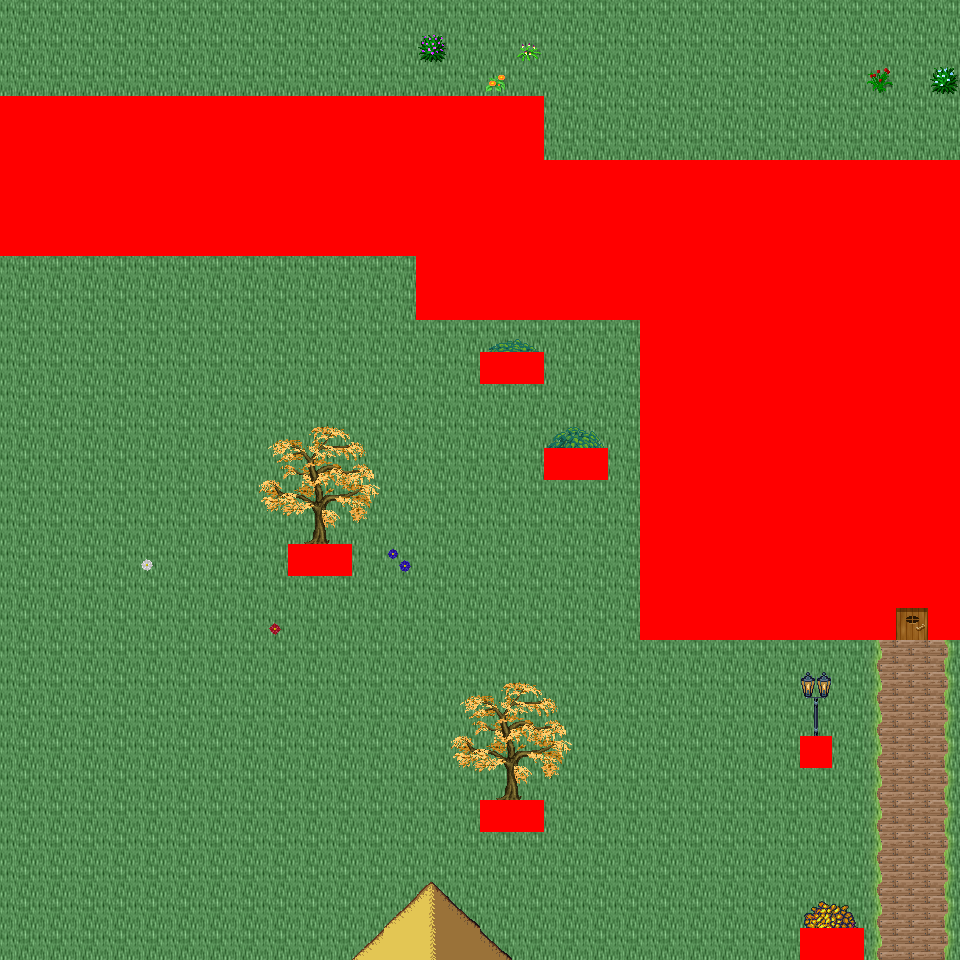

This game map was drawn from its Tiled (.tmx) file and the tilesets committed beside it. A one-line description and the trimmed map source follow:
An orthogonal 30x30 tile map with 32x32 px tiles, 6 tile layers (Ground, Object, Object2, Above, ...), 46 tilesets and 4 objects (4x mapExit).

<map version="1.0" orientation="orthogonal" renderorder="right-down" width="30" height="30" tilewidth="32" tileheight="32" nextobjectid="5">
  <tileset firstgid="1" name="tileset_logic_collision" tilewidth="32" tileheight="32" tilecount="1" columns="1">
    <image source="../drawable/tileset_logic_collision.png" width="32" height="32" />
  </tileset>
  <tileset firstgid="2" name="tileset_ground_ground" tilewidth="32" tileheight="32" tilecount="33" columns="3">
    <image source="../drawable/tileset_ground_ground.png" width="96" height="352" />
  </tileset>
  <tileset firstgid="35" name="tileset_building_castle" tilewidth="32" tileheight="32" tilecount="320" columns="20">
    <image source="../drawable/tileset_building_castle.png" width="640" height="512" />
  </tileset>
  <tileset firstgid="355" name="tileset_item_weapon_cannon" tilewidth="32" tileheight="32" tilecount="12" columns="3">
    <image source="../drawable/tileset_item_weapon_cannon.png" width="96" height="128" />
  </tileset>
  <tileset firstgid="367" name="tileset_item_pot_barrels_1" tilewidth="32" tileheight="32" tilecount="8" columns="4">
    <image source="../drawable/tileset_item_pot_barrels_1.png" width="128" height="64" />
  </tileset>
  <tileset firstgid="375" name="tileset_building_door_door" tilewidth="32" tileheight="32" tilecount="6" columns="3">
    <image source="../drawable/tileset_building_door_door.png" width="96" height="64" />
  </tileset>
  <tileset firstgid="381" name="tileset_building_door_closed" tilewidth="32" tileheight="32" tilecount="1" columns="1">
    <image source="../drawable/tileset_building_door_closed.png" width="32" height="32" />
  </tileset>
  <tileset firstgid="382" name="tileset_building_window_window_centered" tilewidth="32" tileheight="32" tilecount="1" columns="1">
    <image source="../drawable/tileset_building_window_window_centered.png" width="32" height="32" />
  </tileset>
  <tileset firstgid="383" name="tileset_building_decoration_chimney_big" tilewidth="32" tileheight="32" tilecount="2" columns="1">
    <image source="../drawable/tileset_building_decoration_chimney_big.png" width="32" height="64" />
  </tileset>
  <tileset firstgid="385" name="tileset_ground_grass_corners" tilewidth="32" tileheight="32" tilecount="24" columns="6">
    <image source="../drawable/tileset_ground_grass_corners.png" width="192" height="128" />
  </tileset>
  <tileset firstgid="409" name="tileset_ground_grass_edges" tilewidth="32" tileheight="32" tilecount="36" columns="12">
    <image source="../drawable/tileset_ground_grass_edges.png" width="384" height="96" />
  </tileset>
  <tileset firstgid="445" name="tileset_item_statue_lion_statues" tilewidth="32" tileheight="32" tilecount="8" columns="2">
    <image source="../drawable/tileset_item_statue_lion_statues.png" width="64" height="128" />
  </tileset>
  <tileset firstgid="453" name="tileset_item_statue_girl_with_bird" tilewidth="32" tileheight="32" tilecount="12" columns="4">
    <image source="../drawable/tileset_item_statue_girl_with_bird.png" width="128" height="96" />
  </tileset>
  <tileset firstgid="465" name="tileset_furniture_light_lamp_blue" tilewidth="32" tileheight="32" tilecount="3" columns="1">
    <image source="../drawable/tileset_furniture_light_lamp_blue.png" width="32" height="96" />
  </tileset>
  <tileset firstgid="468" name="tileset_light_dim_light_7x5" tilewidth="32" tileheight="32" tilecount="35" columns="7">
    <image source="../drawable/tileset_light_dim_light_7x5.png" width="224" height="160" />
  </tileset>
  <tileset firstgid="503" name="tileset_plant_flower_daisy_blue" tilewidth="32" tileheight="32" tilecount="8" columns="2">
    <image source="../drawable/tileset_plant_flower_daisy_blue.png" width="64" height="128" />
  </tileset>
  <tileset firstgid="511" name="tileset_plant_flower_daisy_red" tilewidth="32" tileheight="32" tilecount="8" columns="2">
    <image source="../drawable/tileset_plant_flower_daisy_red.png" width="64" height="128" />
  </tileset>
  <tileset firstgid="519" name="tileset_plant_flower_daisy_white" tilewidth="32" tileheight="32" tilecount="8" columns="2">
    <image source="../drawable/tileset_plant_flower_daisy_white.png" width="64" height="128" />
  </tileset>
  <tileset firstgid="527" name="tileset_plant_flower_daisy_yellow" tilewidth="32" tileheight="32" tilecount="8" columns="2">
    <image source="../drawable/tileset_plant_flower_daisy_yellow.png" width="64" height="128" />
  </tileset>
  <tileset firstgid="535" name="tileset_plant_tree_fall_trees" tilewidth="32" tileheight="32" tilecount="40" columns="8">
    <image source="../drawable/tileset_plant_tree_fall_trees.png" width="256" height="160" />
  </tileset>
  <tileset firstgid="575" name="tileset_plant_tree_oak_tree" tilewidth="32" tileheight="32" tilecount="20" columns="4">
    <image source="../drawable/tileset_plant_tree_oak_tree.png" width="128" height="160" />
  </tileset>
  <tileset firstgid="595" name="tileset_plant_tree_chestnut_tree" tilewidth="32" tileheight="32" tilecount="20" columns="4">
    <image source="../drawable/tileset_plant_tree_chestnut_tree.png" width="128" height="160" />
  </tileset>
  <tileset firstgid="615" name="tileset_plant_tree_locust_tree" tilewidth="32" tileheight="32" tilecount="20" columns="4">
    <image source="../drawable/tileset_plant_tree_locust_tree.png" width="128" height="160" />
  </tileset>
  <tileset firstgid="635" name="tileset_logic_protection" tilewidth="32" tileheight="32" tilecount="2" columns="2">
    <image source="../drawable/tileset_logic_protection.png" width="64" height="32" />
  </tileset>
  <tileset firstgid="637" name="tileset_plant_bush_hosta" tilewidth="32" tileheight="32" tilecount="9" columns="3">
    <image source="../drawable/tileset_plant_bush_hosta.png" width="96" height="96" />
  </tileset>
  <tileset firstgid="646" name="tileset_plant_flower_flowers_mixed" tilewidth="32" tileheight="32" tilecount="16" columns="4">
    <image source="../drawable/tileset_plant_flower_flowers_mixed.png" width="128" height="128" />
  </tileset>
  <tileset firstgid="662" name="tileset_plant_flower_red_blue_clusters" tilewidth="32" tileheight="32" tilecount="4" columns="1">
    <image source="../drawable/tileset_plant_flower_red_blue_clusters.png" width="32" height="128" />
  </tileset>
  <tileset firstgid="666" name="tileset_furniture_chair_bench_iron" tilewidth="32" tileheight="32" tilecount="4" columns="2">
    <image source="../drawable/tileset_furniture_chair_bench_iron.png" width="64" height="64" />
  </tileset>
  <tileset firstgid="670" name="tileset_plant_stump_stump_pale_purple" tilewidth="32" tileheight="32" tilecount="4" columns="2">
    <image source="../drawable/tileset_plant_stump_stump_pale_purple.png" width="64" height="64" />
  </tileset>
  <tileset firstgid="674" name="tileset_plant_stump_small_stump" tilewidth="32" tileheight="32" tilecount="4" columns="2">
    <image source="../drawable/tileset_plant_stump_small_stump.png" width="64" height="64" />
  </tileset>
  <tileset firstgid="678" name="tileset_building_decoration_banner" tilewidth="32" tileheight="32" tilecount="12" columns="1">
    <image source="../drawable/tileset_building_decoration_banner.png" width="32" height="384" />
  </tileset>
  <tileset firstgid="690" name="tileset_building_decoration_chimney" tilewidth="32" tileheight="32" tilecount="2" columns="1">
    <image source="../drawable/tileset_building_decoration_chimney.png" width="32" height="64" />
  </tileset>
  <tileset firstgid="692" name="tileset_plant_flower_vines_flowered" tilewidth="32" tileheight="32" tilecount="9" columns="3">
    <image source="../drawable/tileset_plant_flower_vines_flowered.png" width="96" height="96" />
  </tileset>
  <tileset firstgid="701" name="tileset_building_decoration_library_banner" tilewidth="32" tileheight="32" tilecount="6" columns="3">
    <image source="../drawable/tileset_building_decoration_library_banner.png" width="96" height="64" />
  </tileset>
  <tileset firstgid="707" name="tileset_logic_portal" tilewidth="32" tileheight="32" tilecount="24" columns="8">
    <image source="../drawable/tileset_logic_portal.png" width="256" height="96" />
  </tileset>
  <tileset firstgid="731" name="tileset_building_cottage" tilewidth="32" tileheight="32" tilecount="256" columns="16">
    <image source="../drawable/tileset_building_cottage.png" width="512" height="512" />
  </tileset>
  <tileset firstgid="987" name="tileset_building_roof_thatched_roof" tilewidth="32" tileheight="32" tilecount="256" columns="16">
    <image source="../drawable/tileset_building_roof_thatched_roof.png" width="512" height="512" />
  </tileset>
  <tileset firstgid="1243" name="tileset_building_window_windows" tilewidth="32" tileheight="32" tilecount="256" columns="16">
    <image source="../drawable/tileset_building_window_windows.png" width="512" height="512" />
  </tileset>
  <tileset firstgid="1499" name="tileset_building_door_doors" tilewidth="32" tileheight="32" tilecount="256" columns="16">
    <image source="../drawable/tileset_building_door_doors.png" width="512" height="512" />
  </tileset>
  <tileset firstgid="1755" name="tileset_building_decoration_chimney_brown_stacks" tilewidth="32" tileheight="32" tilecount="2" columns="1">
    <image source="../drawable/tileset_building_decoration_chimney_brown_stacks.png" width="32" height="64" />
  </tileset>
  <tileset firstgid="1757" name="tileset_ground_ground_3" tilewidth="32" tileheight="32" tilecount="5" columns="5">
    <image source="../drawable/tileset_ground_ground_3.png" width="160" height="32" />
  </tileset>
  <tileset firstgid="1762" name="tileset_plant_bush_bush_pinks" tilewidth="32" tileheight="32" tilecount="4" columns="2">
    <image source="../drawable/tileset_plant_bush_bush_pinks.png" width="64" height="64" />
  </tileset>
  <tileset firstgid="1766" name="tileset_plant_bushes_and_trees" tilewidth="32" tileheight="32" tilecount="144" columns="16">
    <image source="../drawable/tileset_plant_bushes_and_trees.png" width="512" height="289" />
  </tileset>
  <tileset firstgid="1910" name="tileset_plant_bush_berried" tilewidth="32" tileheight="32" tilecount="60" columns="5">
    <image source="../drawable/tileset_plant_bush_berried.png" width="160" height="384" />
  </tileset>
  <tileset firstgid="1970" name="tileset_plant_bush_leafy" tilewidth="32" tileheight="32" tilecount="48" columns="8">
    <image source="../drawable/tileset_plant_bush_leafy.png" width="256" height="192" />
  </tileset>
  <tileset firstgid="2018" name="tileset_plant_bush_flowering" tilewidth="32" tileheight="32" tilecount="72" columns="8">
    <image source="../drawable/tileset_plant_bush_flowering.png" width="256" height="288" />
  </tileset>
  <layer name="Ground" width="30" height="30">
    <data>[900 cells, 900 non-empty, 8 distinct tile ids]</data>
  </layer>
  <layer name="Object" width="30" height="30">
    <data>[900 cells, 104 non-empty, 26 distinct tile ids]</data>
  </layer>
  <layer name="Object2" width="30" height="30">
    <data>[900 cells, 18 non-empty, 18 distinct tile ids]</data>
  </layer>
  <layer name="Above" width="30" height="30">
    <data>[900 cells, 21 non-empty, 17 distinct tile ids]</data>
  </layer>
  <layer name="Above2" width="30" height="30">
    <data>[900 cells, 32 non-empty, 16 distinct tile ids]</data>
  </layer>
  <layer name="Walkable" width="30" height="30">
    <data>[900 cells, 268 non-empty, 1 distinct tile ids]</data>
  </layer>
  <objectgroup name="MapEvents">
    <object id="1" name="south" type="mapExit" x="0" y="928" width="800" height="32">
      <properties>
        <property name="map" value="level_0_x17_y43" />
        <property name="x" value="0" />
        <property name="y" value="1" />
      </properties>
    </object>
    <object id="2" name="south2" type="mapExit" x="864" y="928" width="96" height="32">
      <properties>
        <property name="map" value="level_0_x17_y43" />
        <property name="x" value="27" />
        <property name="y" value="1" />
      </properties>
    </object>
    <object id="3" name="east" type="mapExit" x="928" y="0" width="32" height="160">
      <properties>
        <property name="map" value="level_0_x18_y42" />
        <property name="x" value="1" />
        <property name="y" value="0" />
      </properties>
    </object>
    <object id="4" name="east2" type="mapExit" x="928" y="640" width="32" height="320">
      <properties>
        <property name="map" value="level_0_x18_y42" />
        <property name="x" value="1" />
        <property name="y" value="20" />
      </properties>
    </object>
  </objectgroup>
</map>
